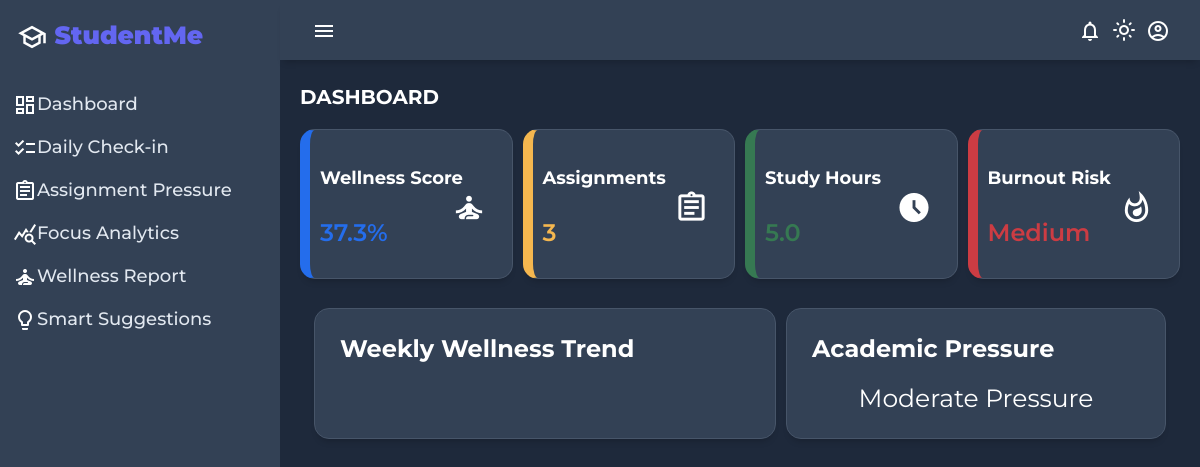
The app's page /dashboard/ (signed in), older data.
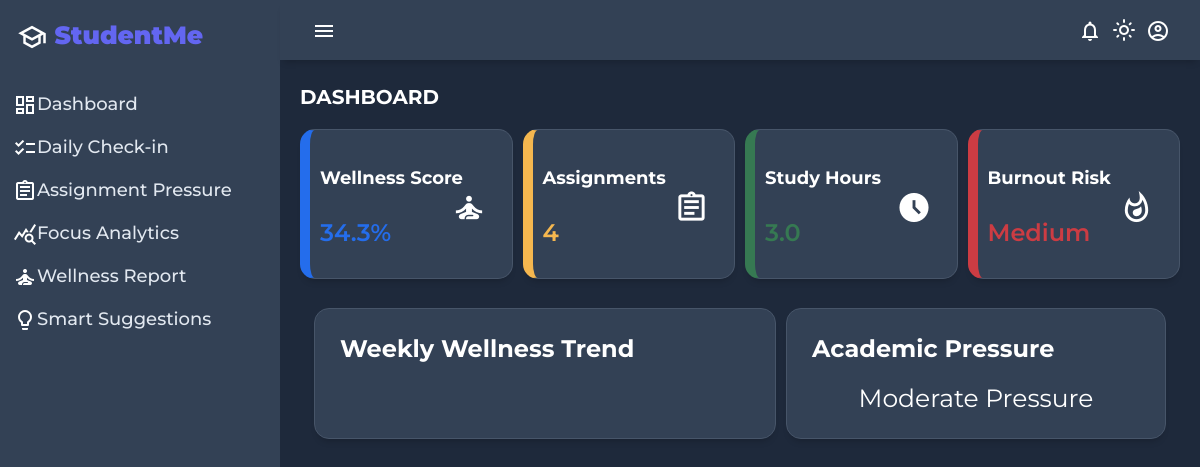
The same page, newer data.
### student_app/models.py (models this page shows, shortened)
class WellnessCheckin(models.Model):
    WORKLOAD_CHOICES = [
        (1, 'Low'),
        (2, 'Moderate'),
        (3, 'High'),
    ]
    MOOD_CHOICES = [
        (1, 'Stressed'),
        (2, 'Neutral'),
        (3, 'Great'),
    ]
    user = models.ForeignKey(User, on_delete=models.CASCADE)
    mood = models.IntegerField(choices=MOOD_CHOICES)
    workload = models.IntegerField(choices=WORKLOAD_CHOICES)
    sleep_hours = models.FloatField()
    study_hours = models.FloatField()
    wellness_score = models.FloatField(null=True, blank=True)
    created_at = models.DateTimeField(auto_now_add=True)

### student_app/views.py (the view)
# urls.py: path('dashboard/',views.dashboard, name='dashboard'),
@login_required
def dashboard(request):
    obj = WellnessCheckin.objects.filter(user=request.user).last()  # latest entry
    wellness_score = 0
    if obj:
        sleep = obj.sleep_hours or 0
        study = obj.study_hours or 0
        workload = obj.workload or 0
        vv = (sleep * 0.4) + (study * 0.3) - (int(workload) * 0.3)
        max_score = 6.7
        wellness_score = round((vv / max_score) * 100,1)
    else:
        wellness_score = 0
        study = 0
    assignments = Assignment.objects.filter(user=request.user)
    total_assignments = assignments.count()
    total_minutes = sum((task.estimated_time or 0) for task in assignments)
    MAX_WEEKLY_MINUTES = 2400
    capacity = (total_minutes / MAX_WEEKLY_MINUTES) * 100
    capacity = min(round(capacity, 1), 100)
    pressure_score = (capacity * 0.4) + ((100 - wellness_score) * 0.6)
    pressure_score = max(0, min(round(pressure_score, 1), 100))
    if pressure_score < 40:
        pressure_label = "Low Pressure"
    elif pressure_score < 70:
        pressure_label = "Moderate Pressure"
    else:
        pressure_label = "High Pressure"
    if pressure_score < 40:
        burnout = "Low"
    elif pressure_score < 70:
        burnout = "Medium"
    else:
        burnout = "High"
    today = date.today()
    last_7_days = [today - timedelta(days=i) for i in range(6, -1, -1)]
    labels = []
    wellness_scores = []
    max_score = 6.7
    for day in last_7_days:
        labels.append(day.strftime("%a"))
        obj = WellnessCheckin.objects.filter(
            user=request.user,
            created_at__date=day
        ).order_by('-created_at').first()   #  latest entry
        if obj and obj.wellness_score is not None:
            score = round((obj.wellness_score / max_score) * 100, 1)
        else:
            score = 0
        wellness_scores.append(score)
    context = {
        "labels": ",".join(labels),  #  dynamic string
        "wellness_scores": ",".join(str(x) for x in wellness_scores), # dynamic values
    }
    notifications = Notification.objects.filter(
        user=request.user
        ).order_by('-created_at')[:5]
    return render(request,"dashboard.html", {
    'wellness_score': wellness_score,
    'study_hours': study,
    "total_assignments": total_assignments,
    "capacity":capacity,
    "burnout": burnout,
    "pressure_score": pressure_score,
    "pressure_label":pressure_label,
    "context": context,
    "notifications": notifications
})

### student_app/context_processors.py (called while the page is built)
def notifications(request):
    if request.user.is_authenticated:
        return {
            'notifications': Notification.objects.filter(
                user=request.user,
                is_read=False
            ).order_by('-created_at')[:5]
        }
    return {}

### student_app/templates/dashboard.html (shortened to what the changed rows need)
{% load static %}
<!DOCTYPE html>
<html lang="en">
<head>
    <link rel="stylesheet" href="{% static 'css/dashboard.css' %}">
</head>
<body>
    <div class="grid-container">
        <main class="main-container">
            <div class="main-cards">
                <div class="card">
                    <div class="card-inner">
                        <p   class="text-primary">Wellness Score</p>
                        <span class="material-icons-outlined" >self_improvement</span>
                    </div>
                    <span class="text-blue font-weight-bold ">{{wellness_score}}%</span>
                </div>
                <div class="card">
                    <div class="card-inner">
                        <p   class="text-primary">Assignments</p>
                        <span class="material-icons-outlined">assignment</span>
                    </div>
                    <span class="text-orange font-weight-bold">{{total_assignments}}</span>
                </div>
                <div class="card">
                    <div class="card-inner">
                        <p   class="text-primary">Study Hours</p>
                        <span class="material-icons-outlined">access_time_filled</span>
                    </div>
                    <span class="text-green font-weight-bold">{{study_hours}}</span>
                </div>
            </div>
        </main>
    </div>
</body>
</html>

Row changes from the older to the newer data that the page shows:
no longer on this page (row unchanged): WellnessCheckin: study_hours "5.0"
added WellnessCheckin: study_hours "3.0"
Text that changed along with them:
{{ wellness_score }}: "37.3" → "34.3"
{{ total_assignments }}: "3" → "4"
